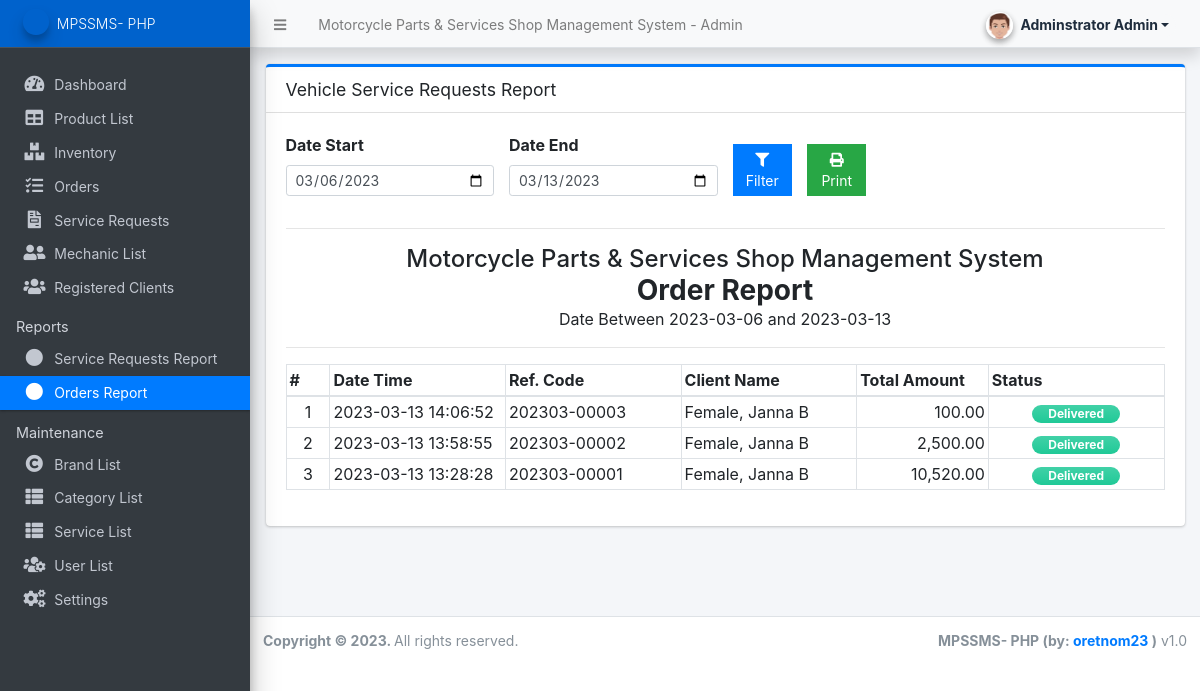
The page /admin/?page=report/orders (signed in) on the database its author committed.
### tables this page shows
CREATE TABLE `order_list` (
  `id` int(30) NOT NULL,
  `ref_code` varchar(100) NOT NULL,
  `client_id` int(30) NOT NULL,
  `total_amount` float NOT NULL DEFAULT 0,
  `delivery_address` text NOT NULL,
  `status` tinyint(1) NOT NULL DEFAULT 0 COMMENT '0=pending,1 = packed, 2 = for delivery, 3 = on the way, 4 = delivered, 5=cancelled',
  `date_created` datetime NOT NULL DEFAULT current_timestamp(),
  `date_updated` datetime DEFAULT NULL ON UPDATE current_timestamp()
);

### classes/DBConnection.php (called while the page is built, shortened)
<?php
class DBConnection{
    private $host = DB_SERVER;
    private $username = DB_USERNAME;
    private $password = DB_PASSWORD;
    private $database = DB_NAME;
    public $conn;
    public function __construct(){
        if (!isset($this->conn)) {
            $this->conn = new mysqli($this->host, $this->username, $this->password, $this->database);
        }
    }
}
?>

### classes/SystemSettings.php (called while the page is built, shortened)
<?php
class SystemSettings extends DBConnection{
	function info($field=''){
		if(!empty($field)){
			if(isset($_SESSION['system_info'][$field]))
				return $_SESSION['system_info'][$field];
			else
				return false;
		}else{
			return false;
		}
	}
}
$_settings = new SystemSettings();
?>

### admin/report/orders.php (the view, shortened to what this page needs)
<?php
$date_start = isset($_GET['date_start']) ? $_GET['date_start'] :  date("Y-m-d",strtotime(date("Y-m-d")." -7 days")) ;
$date_end = isset($_GET['date_end']) ? $_GET['date_end'] :  date("Y-m-d") ;
?>
<div class="card card-primary card-outline">
    <div class="card-header">
        <h5 class="card-title">Vehicle Service Requests Report</h5>
    </div>
    <div class="card-body">
        <form id="filter-form">
            <div class="row align-items-end">
                <div class="form-group col-md-3">
                    <label for="date_start">Date Start</label>
                    <input type="date" class="form-control form-control-sm" name="date_start" value="<?php echo date("Y-m-d",strtotime($date_start)) ?>">
                </div>
                <div class="form-group col-md-3">
                    <label for="date_start">Date End</label>
                    <input type="date" class="form-control form-control-sm" name="date_end" value="<?php echo date("Y-m-d",strtotime($date_end)) ?>">
                </div>
                <div class="form-group col-md-1">
                    <button class="btn btn-flat btn-block btn-primary btn-sm"><i class="fa fa-filter"></i> Filter</button>
                </div>
                <div class="form-group col-md-1">
                    <button class="btn btn-flat btn-block btn-success btn-sm" type="button" id="printBTN"><i class="fa fa-print"></i> Print</button>
                </div>
            </div>
        </form>
        <hr>
        <div id="printable">
            <div>
                <h4 class="text-center m-0"><?php echo $_settings->info('name') ?></h4>
                <h3 class="text-center m-0"><b>Order Report</b></h3>
                <p class="text-center m-0">Date Between <?php echo $date_start ?> and <?php echo $date_end ?></p>
                <hr>
            </div>
            <table class="table table-bordered">
                <colgroup>
                    <col width="5%">
                    <col width="20%">
                    <col width="20%">
                    <col width="20%">
                    <col width="15%">
                    <col width="20%">
                </colgroup>
                <thead>
                    <tr>
                        <th>#</th>
                        <th>Date Time</th>
                        <th>Ref. Code</th>
                        <th>Client Name</th>
                        <th>Total Amount</th>
                        <th>Status</th>
                    </tr>
                </thead>
                <tbody>
                    <?php
                    $i = 1;
                        $where = "where date(o.date_created) between '{$date_start}' and '{$date_end}'";
                        $qry = $conn->query("SELECT o.*,CONCAT(c.lastname,', ',c.firstname,' ',c.middlename) as fullname from order_list o inner join client_list c on o.client_id = c.id {$where} order by unix_timestamp(o.date_created) desc");
                        while($row = $qry->fetch_assoc()):
                    ?>
                    <tr>
                        <td class="text-center"><?php echo $i++ ?></td>
                        <td><?php echo $row['date_created'] ?></td>
                        <td><?php echo $row['ref_code'] ?></td>
                        <td><?php echo $row['fullname'] ?></td>
                        <td class="text-right"><?= number_format($row['total_amount'],2) ?></td>
                        <td class='text-center'>
                            <?php if($row['status'] == 0): ?>
                                <span class="badge badge-secondary px-3 rounded-pill">Pending</span>
                            <?php elseif($row['status'] == 1): ?>
                                <span class="badge badge-primary px-3 rounded-pill">Packed</span>
                            <?php elseif($row['status'] == 2): ?>
                                <span class="badge badge-success px-3 rounded-pill">For Delivery</span>
                            <?php elseif($row['status'] == 3): ?>
                                <span class="badge badge-warning px-3 rounded-pill">On the Way</span>
                            <?php elseif($row['status'] == 4): ?>
                                <span class="badge badge-default bg-gradient-teal px-3 rounded-pill">Delivered</span>
                            <?php else: ?>
                                <span class="badge badge-danger px-3 rounded-pill">Cancelled</span>
                            <?php endif; ?>
                        </td>
                    </tr>
                    <?php endwhile; ?>
                </tbody>
            </table>
        </div>
    </div>
</div>

### admin/report/orders.php (style rules this page uses)
table td,table th { padding: 3px !important; }

### rows shown on the page
order_list: date_created "2023-03-13 14:06:52", ref_code "202303-00003", fullname "Female, Janna B", total_amount "100.00", status "Delivered"
order_list: date_created "2023-03-13 13:58:55", ref_code "202303-00002", fullname "Female, Janna B", total_amount "2,500.00", status "Delivered"
order_list: date_created "2023-03-13 13:28:28", ref_code "202303-00001", fullname "Female, Janna B", total_amount "10,520.00", status "Delivered"

### other values the page prints
$_settings->info('name') "Motorcycle Parts & Services Shop Management System"
$_settings->userdata('firstname').' '.$_settings->userdata('lastname') "Adminstrator Admin"
$_settings->info('short_name') "MPSSMS- PHP"
$date_start "2023-03-06"
$date_end "2023-03-13"
